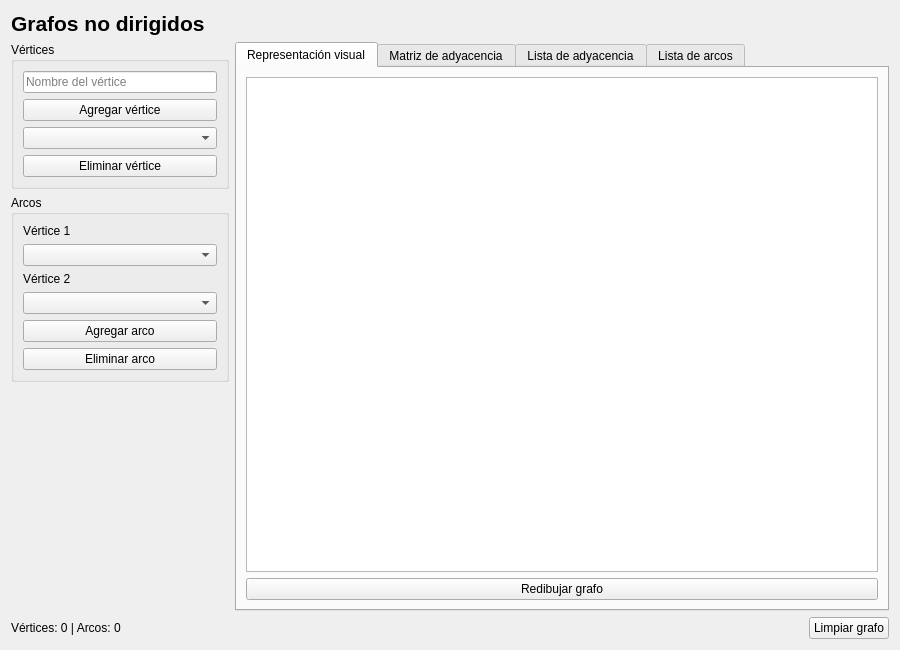
<?xml version="1.0" encoding="UTF-8"?>
<ui version="4.0">
 <class>pageGraph</class>
 <widget class="QWidget" name="pageGraph">
  <property name="geometry">
   <rect>
    <x>0</x>
    <y>0</y>
    <width>900</width>
    <height>650</height>
   </rect>
  </property>
  <property name="windowTitle">
   <string>Grafos no dirigidos</string>
  </property>
  <layout class="QVBoxLayout" name="mainVerticalLayout">
   <item>
    <widget class="QLabel" name="lblMainTitle">
     <property name="font">
      <font>
       <pointsize>16</pointsize>
       <bold>true</bold>
      </font>
     </property>
     <property name="text">
      <string>Grafos no dirigidos</string>
     </property>
    </widget>
   </item>
   <item>
    <layout class="QHBoxLayout" name="contentHorizontalLayout" stretch="1,3">
     <item>
      <layout class="QVBoxLayout" name="controlsLayout">
       <item>
        <widget class="QGroupBox" name="grpVertices">
         <property name="title">
          <string>Vértices</string>
         </property>
         <layout class="QVBoxLayout" name="layoutGrpVertices">
          <item>
           <widget class="QLineEdit" name="txtVertex">
            <property name="placeholderText">
             <string>Nombre del vértice</string>
            </property>
           </widget>
          </item>
          <item>
           <widget class="QPushButton" name="btnAddVertex">
            <property name="text">
             <string>Agregar vértice</string>
            </property>
           </widget>
          </item>
          <item>
           <widget class="QComboBox" name="cmbVertex"/>
          </item>
          <item>
           <widget class="QPushButton" name="btnDeleteVertex">
            <property name="text">
             <string>Eliminar vértice</string>
            </property>
           </widget>
          </item>
         </layout>
        </widget>
       </item>
       <item>
        <widget class="QGroupBox" name="grpEdges">
         <property name="title">
          <string>Arcos</string>
         </property>
         <layout class="QVBoxLayout" name="layoutGrpEdges">
          <item>
           <widget class="QLabel" name="lblOrigin">
            <property name="text">
             <string>Vértice 1</string>
            </property>
           </widget>
          </item>
          <item>
           <widget class="QComboBox" name="cmbOrigin"/>
          </item>
          <item>
           <widget class="QLabel" name="lblDestination">
            <property name="text">
             <string>Vértice 2</string>
            </property>
           </widget>
          </item>
          <item>
           <widget class="QComboBox" name="cmbDestination"/>
          </item>
          <item>
           <widget class="QPushButton" name="btnAddEdge">
            <property name="text">
             <string>Agregar arco</string>
            </property>
           </widget>
          </item>
          <item>
           <widget class="QPushButton" name="btnDeleteEdge">
            <property name="text">
             <string>Eliminar arco</string>
            </property>
           </widget>
          </item>
         </layout>
        </widget>
       </item>
       <item>
        <spacer name="verticalSpacer">
         <property name="orientation">
          <enum>Qt::Vertical</enum>
         </property>
         <property name="sizeHint" stdset="0">
          <size>
           <width>20</width>
           <height>40</height>
          </size>
         </property>
        </spacer>
       </item>
      </layout>
     </item>
     <item>
      <widget class="QTabWidget" name="tabRepresentations">
       <property name="currentIndex">
        <number>0</number>
       </property>
       <widget class="QWidget" name="tabVisual">
        <attribute name="title">
         <string>Representación visual</string>
        </attribute>
        <layout class="QVBoxLayout" name="layoutTabVisual">
         <item>
          <widget class="QGraphicsView" name="graphicsViewGraph"/>
         </item>
         <item>
          <widget class="QPushButton" name="btnRedrawGraph">
           <property name="text">
            <string>Redibujar grafo</string>
           </property>
          </widget>
         </item>
        </layout>
       </widget>
       <widget class="QWidget" name="tabAdjacencyMatrix">
        <attribute name="title">
         <string>Matriz de adyacencia</string>
        </attribute>
        <layout class="QVBoxLayout" name="layoutTabMatrix">
         <item>
          <widget class="QTableWidget" name="tblAdjacencyMatrix">
           <property name="editTriggers">
            <set>QAbstractItemView::NoEditTriggers</set>
           </property>
          </widget>
         </item>
        </layout>
       </widget>
       <widget class="QWidget" name="tabAdjacencyList">
        <attribute name="title">
         <string>Lista de adyacencia</string>
        </attribute>
        <layout class="QVBoxLayout" name="layoutTabList">
         <item>
          <widget class="QPlainTextEdit" name="txtAdjacencyList">
           <property name="readOnly">
            <bool>true</bool>
           </property>
          </widget>
         </item>
        </layout>
       </widget>
       <widget class="QWidget" name="tabEdges">
        <attribute name="title">
         <string>Lista de arcos</string>
        </attribute>
        <layout class="QVBoxLayout" name="layoutTabEdges">
         <item>
          <widget class="QTableWidget" name="tblEdges">
           <property name="editTriggers">
            <set>QAbstractItemView::NoEditTriggers</set>
           </property>
           <column>
            <property name="text">
             <string>Vértice 1</string>
            </property>
           </column>
           <column>
            <property name="text">
             <string>Vértice 2</string>
            </property>
           </column>
          </widget>
         </item>
        </layout>
       </widget>
      </widget>
     </item>
    </layout>
   </item>
   <item>
    <layout class="QHBoxLayout" name="statusHorizontalLayout">
     <item>
      <widget class="QLabel" name="lblGraphStatus">
       <property name="text">
        <string>Vértices: 0 | Arcos: 0</string>
       </property>
      </widget>
     </item>
     <item>
      <spacer name="horizontalSpacer">
       <property name="orientation">
        <enum>Qt::Horizontal</enum>
       </property>
       <property name="sizeHint" stdset="0">
        <size>
         <width>40</width>
         <height>20</height>
        </size>
       </property>
      </spacer>
     </item>
     <item>
      <widget class="QPushButton" name="btnClearGraph">
       <property name="text">
        <string>Limpiar grafo</string>
       </property>
      </widget>
     </item>
    </layout>
   </item>
  </layout>
 </widget>
 <resources/>
 <connections/>
</ui>
